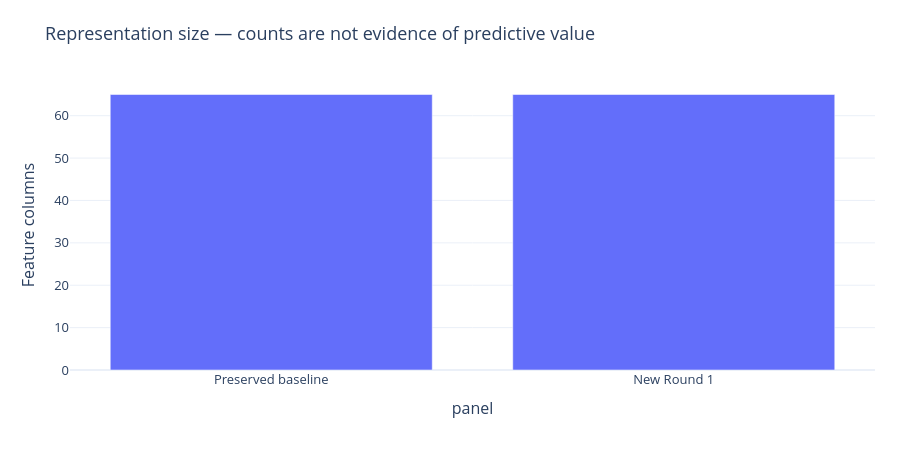

Notebook cell for this chart:
### Markdown cell above
## 01. Representation inventory

Compare the preserved 65-column panel with the 65 newly constructed candidates. A larger panel is not a performance improvement.

### Code cell
figure = round1_figure(DIRECTORY, 1)
figure.show(renderer='plotly_mimetype')

### Figure 1 — Plotly figure (JSON) as saved in the notebook; plotly's stock layout.template omitted (floating-point values rounded to 4 significant figures)
{"data": [{"hovertemplate": "panel=%{x}<br>columns=%{y}<extra></extra>", "legendgroup": "", "marker": {"color": "#636efa", "pattern": {"shape": ""}}, "name": "", "orientation": "v", "showlegend": false, "textposition": "auto", "type": "bar", "x": ["Preserved baseline", "New Round 1"], "xaxis": "x", "y": [65, 65], "yaxis": "y"}], "layout": {"barmode": "relative", "font": {"size": 13}, "height": 470, "legend": {"tracegroupgap": 0}, "margin": {"b": 100, "l": 70, "r": 25, "t": 80}, "title": {"text": "Representation size — counts are not evidence of predictive value"}, "xaxis": {"anchor": "y", "domain": [0, 1], "title": {"text": "panel"}}, "yaxis": {"anchor": "x", "domain": [0, 1], "title": {"text": "Feature columns"}}}}
